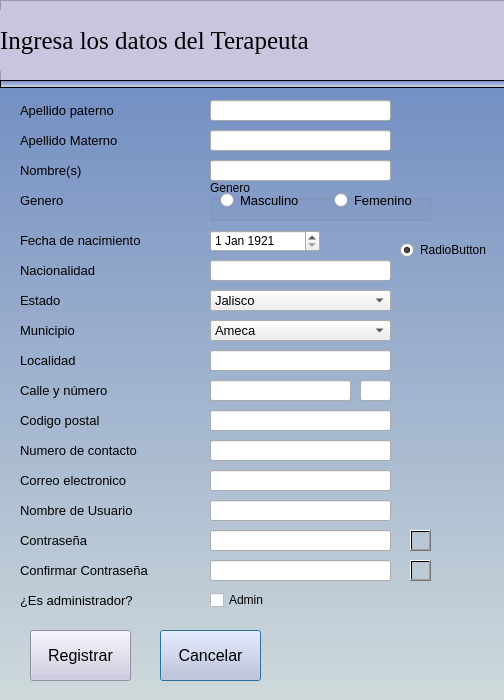
<?xml version="1.0" encoding="UTF-8"?>
<ui version="4.0">
 <class>DialogAgregarTerapeuta</class>
 <widget class="QDialog" name="DialogAgregarTerapeuta">
  <property name="geometry">
   <rect>
    <x>0</x>
    <y>0</y>
    <width>504</width>
    <height>700</height>
   </rect>
  </property>
  <property name="minimumSize">
   <size>
    <width>490</width>
    <height>700</height>
   </size>
  </property>
  <property name="windowTitle">
   <string>Dialog</string>
  </property>
  <widget class="QLabel" name="label">
   <property name="geometry">
    <rect>
     <x>-10</x>
     <y>-20</y>
     <width>541</width>
     <height>741</height>
    </rect>
   </property>
   <property name="minimumSize">
    <size>
     <width>480</width>
     <height>710</height>
    </size>
   </property>
   <property name="styleSheet">
    <string notr="true">background-color: qlineargradient(spread:pad, x1:0, y1:1, x2:0, y2:0, stop:0 rgba(210, 220, 220), stop:1 rgba(100, 130, 190));

</string>
   </property>
   <property name="text">
    <string/>
   </property>
  </widget>
  <widget class="QLabel" name="label_3">
   <property name="geometry">
    <rect>
     <x>20</x>
     <y>130</y>
     <width>101</width>
     <height>21</height>
    </rect>
   </property>
   <property name="font">
    <font>
     <pointsize>10</pointsize>
    </font>
   </property>
   <property name="text">
    <string>Apellido Materno</string>
   </property>
  </widget>
  <widget class="QLineEdit" name="leCorreoElectronico">
   <property name="geometry">
    <rect>
     <x>210</x>
     <y>470</y>
     <width>181</width>
     <height>21</height>
    </rect>
   </property>
   <property name="font">
    <font>
     <pointsize>10</pointsize>
    </font>
   </property>
   <property name="text">
    <string/>
   </property>
  </widget>
  <widget class="QLineEdit" name="leNombres">
   <property name="geometry">
    <rect>
     <x>210</x>
     <y>160</y>
     <width>181</width>
     <height>21</height>
    </rect>
   </property>
   <property name="font">
    <font>
     <pointsize>10</pointsize>
    </font>
   </property>
  </widget>
  <widget class="QLineEdit" name="leCalle">
   <property name="geometry">
    <rect>
     <x>210</x>
     <y>380</y>
     <width>141</width>
     <height>21</height>
    </rect>
   </property>
   <property name="font">
    <font>
     <pointsize>10</pointsize>
    </font>
   </property>
  </widget>
  <widget class="QLineEdit" name="leLoclidad">
   <property name="geometry">
    <rect>
     <x>210</x>
     <y>350</y>
     <width>181</width>
     <height>21</height>
    </rect>
   </property>
   <property name="font">
    <font>
     <pointsize>10</pointsize>
    </font>
   </property>
  </widget>
  <widget class="QLabel" name="label_5">
   <property name="geometry">
    <rect>
     <x>20</x>
     <y>230</y>
     <width>161</width>
     <height>21</height>
    </rect>
   </property>
   <property name="font">
    <font>
     <pointsize>10</pointsize>
    </font>
   </property>
   <property name="text">
    <string>Fecha de nacimiento</string>
   </property>
  </widget>
  <widget class="QLabel" name="label_17">
   <property name="geometry">
    <rect>
     <x>20</x>
     <y>500</y>
     <width>121</width>
     <height>21</height>
    </rect>
   </property>
   <property name="font">
    <font>
     <pointsize>10</pointsize>
    </font>
   </property>
   <property name="text">
    <string/>
   </property>
  </widget>
  <widget class="QLabel" name="label_22">
   <property name="geometry">
    <rect>
     <x>20</x>
     <y>590</y>
     <width>171</width>
     <height>21</height>
    </rect>
   </property>
   <property name="font">
    <font>
     <pointsize>10</pointsize>
    </font>
   </property>
   <property name="text">
    <string>¿Es administrador?</string>
   </property>
  </widget>
  <widget class="QLabel" name="label_16">
   <property name="geometry">
    <rect>
     <x>20</x>
     <y>470</y>
     <width>141</width>
     <height>21</height>
    </rect>
   </property>
   <property name="font">
    <font>
     <pointsize>10</pointsize>
    </font>
   </property>
   <property name="text">
    <string>Correo electronico</string>
   </property>
  </widget>
  <widget class="QLabel" name="label_18">
   <property name="geometry">
    <rect>
     <x>20</x>
     <y>260</y>
     <width>121</width>
     <height>21</height>
    </rect>
   </property>
   <property name="font">
    <font>
     <pointsize>10</pointsize>
    </font>
   </property>
   <property name="text">
    <string>Nacionalidad</string>
   </property>
  </widget>
  <widget class="QLineEdit" name="leCofirnarPassword">
   <property name="geometry">
    <rect>
     <x>210</x>
     <y>560</y>
     <width>181</width>
     <height>21</height>
    </rect>
   </property>
   <property name="font">
    <font>
     <pointsize>10</pointsize>
    </font>
   </property>
   <property name="text">
    <string/>
   </property>
   <property name="echoMode">
    <enum>QLineEdit::Password</enum>
   </property>
  </widget>
  <widget class="QLineEdit" name="leCodigoPostal">
   <property name="geometry">
    <rect>
     <x>210</x>
     <y>410</y>
     <width>181</width>
     <height>21</height>
    </rect>
   </property>
   <property name="font">
    <font>
     <pointsize>10</pointsize>
    </font>
   </property>
  </widget>
  <widget class="QLabel" name="label_21">
   <property name="geometry">
    <rect>
     <x>20</x>
     <y>560</y>
     <width>161</width>
     <height>21</height>
    </rect>
   </property>
   <property name="font">
    <font>
     <pointsize>10</pointsize>
    </font>
   </property>
   <property name="text">
    <string>Confirmar Contraseña</string>
   </property>
  </widget>
  <widget class="QLineEdit" name="leNombreUsuario">
   <property name="geometry">
    <rect>
     <x>210</x>
     <y>500</y>
     <width>181</width>
     <height>21</height>
    </rect>
   </property>
   <property name="font">
    <font>
     <pointsize>10</pointsize>
    </font>
   </property>
  </widget>
  <widget class="QPushButton" name="btnCancelar">
   <property name="geometry">
    <rect>
     <x>160</x>
     <y>630</y>
     <width>101</width>
     <height>51</height>
    </rect>
   </property>
   <property name="font">
    <font>
     <pointsize>12</pointsize>
    </font>
   </property>
   <property name="styleSheet">
    <string notr="true">background-color: rgb(255, 211, 160);
background-color: rgb(200, 198, 223);</string>
   </property>
   <property name="text">
    <string>Cancelar</string>
   </property>
  </widget>
  <widget class="QLineEdit" name="leNumeroCalle">
   <property name="geometry">
    <rect>
     <x>360</x>
     <y>380</y>
     <width>31</width>
     <height>21</height>
    </rect>
   </property>
   <property name="font">
    <font>
     <pointsize>10</pointsize>
    </font>
   </property>
  </widget>
  <widget class="QLabel" name="label_6">
   <property name="geometry">
    <rect>
     <x>20</x>
     <y>200</y>
     <width>131</width>
     <height>21</height>
    </rect>
   </property>
   <property name="font">
    <font>
     <pointsize>10</pointsize>
    </font>
   </property>
   <property name="text">
    <string/>
   </property>
  </widget>
  <widget class="QLineEdit" name="leNumeroContacto">
   <property name="geometry">
    <rect>
     <x>210</x>
     <y>440</y>
     <width>181</width>
     <height>21</height>
    </rect>
   </property>
   <property name="font">
    <font>
     <pointsize>10</pointsize>
    </font>
   </property>
  </widget>
  <widget class="QPushButton" name="btnRegistrar">
   <property name="geometry">
    <rect>
     <x>30</x>
     <y>630</y>
     <width>101</width>
     <height>51</height>
    </rect>
   </property>
   <property name="font">
    <font>
     <pointsize>12</pointsize>
    </font>
   </property>
   <property name="styleSheet">
    <string notr="true">background-color: rgb(180, 255, 199);
background-color: rgb(200, 198, 223);</string>
   </property>
   <property name="text">
    <string>Registrar</string>
   </property>
  </widget>
  <widget class="QLabel" name="label_4">
   <property name="geometry">
    <rect>
     <x>20</x>
     <y>160</y>
     <width>101</width>
     <height>21</height>
    </rect>
   </property>
   <property name="font">
    <font>
     <pointsize>10</pointsize>
    </font>
   </property>
   <property name="text">
    <string>Nombre(s)</string>
   </property>
  </widget>
  <widget class="QLineEdit" name="lePassword">
   <property name="geometry">
    <rect>
     <x>210</x>
     <y>530</y>
     <width>181</width>
     <height>21</height>
    </rect>
   </property>
   <property name="font">
    <font>
     <pointsize>10</pointsize>
    </font>
   </property>
   <property name="text">
    <string/>
   </property>
   <property name="echoMode">
    <enum>QLineEdit::Password</enum>
   </property>
  </widget>
  <widget class="QLabel" name="label_19">
   <property name="geometry">
    <rect>
     <x>20</x>
     <y>530</y>
     <width>141</width>
     <height>21</height>
    </rect>
   </property>
   <property name="font">
    <font>
     <pointsize>10</pointsize>
    </font>
   </property>
   <property name="text">
    <string>Contraseña</string>
   </property>
  </widget>
  <widget class="QLabel" name="label_20">
   <property name="geometry">
    <rect>
     <x>20</x>
     <y>500</y>
     <width>151</width>
     <height>21</height>
    </rect>
   </property>
   <property name="font">
    <font>
     <pointsize>10</pointsize>
    </font>
   </property>
   <property name="text">
    <string>Nombre de Usuario</string>
   </property>
  </widget>
  <widget class="QLabel" name="label_11">
   <property name="geometry">
    <rect>
     <x>20</x>
     <y>380</y>
     <width>121</width>
     <height>21</height>
    </rect>
   </property>
   <property name="font">
    <font>
     <pointsize>10</pointsize>
    </font>
   </property>
   <property name="text">
    <string>Calle y número</string>
   </property>
  </widget>
  <widget class="QLabel" name="label_9">
   <property name="geometry">
    <rect>
     <x>20</x>
     <y>290</y>
     <width>121</width>
     <height>21</height>
    </rect>
   </property>
   <property name="font">
    <font>
     <pointsize>10</pointsize>
    </font>
   </property>
   <property name="text">
    <string>Estado</string>
   </property>
  </widget>
  <widget class="QLabel" name="label_15">
   <property name="geometry">
    <rect>
     <x>20</x>
     <y>190</y>
     <width>121</width>
     <height>21</height>
    </rect>
   </property>
   <property name="font">
    <font>
     <pointsize>10</pointsize>
    </font>
   </property>
   <property name="text">
    <string>Genero</string>
   </property>
  </widget>
  <widget class="QLineEdit" name="leApellidoPaterno">
   <property name="geometry">
    <rect>
     <x>210</x>
     <y>100</y>
     <width>181</width>
     <height>21</height>
    </rect>
   </property>
   <property name="font">
    <font>
     <pointsize>10</pointsize>
    </font>
   </property>
  </widget>
  <widget class="QLineEdit" name="leApellidoMaterno">
   <property name="geometry">
    <rect>
     <x>210</x>
     <y>130</y>
     <width>181</width>
     <height>21</height>
    </rect>
   </property>
   <property name="font">
    <font>
     <pointsize>10</pointsize>
    </font>
   </property>
  </widget>
  <widget class="QLabel" name="label_14">
   <property name="geometry">
    <rect>
     <x>20</x>
     <y>440</y>
     <width>151</width>
     <height>21</height>
    </rect>
   </property>
   <property name="font">
    <font>
     <pointsize>10</pointsize>
    </font>
   </property>
   <property name="text">
    <string>Numero de contacto</string>
   </property>
  </widget>
  <widget class="QLabel" name="label_12">
   <property name="geometry">
    <rect>
     <x>20</x>
     <y>320</y>
     <width>121</width>
     <height>21</height>
    </rect>
   </property>
   <property name="font">
    <font>
     <pointsize>10</pointsize>
    </font>
   </property>
   <property name="text">
    <string>Municipio</string>
   </property>
  </widget>
  <widget class="QDateEdit" name="dateEdit">
   <property name="geometry">
    <rect>
     <x>210</x>
     <y>230</y>
     <width>110</width>
     <height>22</height>
    </rect>
   </property>
   <property name="dateTime">
    <datetime>
     <hour>0</hour>
     <minute>0</minute>
     <second>0</second>
     <year>1921</year>
     <month>1</month>
     <day>1</day>
    </datetime>
   </property>
   <property name="minimumDateTime">
    <datetime>
     <hour>1</hour>
     <minute>0</minute>
     <second>0</second>
     <year>1920</year>
     <month>9</month>
     <day>26</day>
    </datetime>
   </property>
  </widget>
  <widget class="QComboBox" name="cbEstado">
   <property name="geometry">
    <rect>
     <x>210</x>
     <y>290</y>
     <width>181</width>
     <height>21</height>
    </rect>
   </property>
   <property name="font">
    <font>
     <pointsize>10</pointsize>
    </font>
   </property>
   <item>
    <property name="text">
     <string>Jalisco</string>
    </property>
   </item>
  </widget>
  <widget class="QLineEdit" name="leNacionalidad">
   <property name="geometry">
    <rect>
     <x>210</x>
     <y>260</y>
     <width>181</width>
     <height>21</height>
    </rect>
   </property>
   <property name="font">
    <font>
     <pointsize>10</pointsize>
    </font>
   </property>
  </widget>
  <widget class="QLabel" name="label_10">
   <property name="geometry">
    <rect>
     <x>20</x>
     <y>350</y>
     <width>121</width>
     <height>21</height>
    </rect>
   </property>
   <property name="font">
    <font>
     <pointsize>10</pointsize>
    </font>
   </property>
   <property name="text">
    <string>Localidad</string>
   </property>
  </widget>
  <widget class="QPushButton" name="btnVerPas_2">
   <property name="geometry">
    <rect>
     <x>410</x>
     <y>560</y>
     <width>21</width>
     <height>21</height>
    </rect>
   </property>
   <property name="styleSheet">
    <string notr="true">background-color: qconicalgradient(cx:0.488, cy:0.494318, angle:123.4, stop:0 rgba(0, 0, 0, 0));
border-image: url(:/newPrefix/vision.png);</string>
   </property>
   <property name="text">
    <string/>
   </property>
  </widget>
  <widget class="QLabel" name="label_13">
   <property name="geometry">
    <rect>
     <x>20</x>
     <y>410</y>
     <width>121</width>
     <height>21</height>
    </rect>
   </property>
   <property name="font">
    <font>
     <pointsize>10</pointsize>
    </font>
   </property>
   <property name="text">
    <string>Codigo postal</string>
   </property>
  </widget>
  <widget class="QLabel" name="label_7">
   <property name="geometry">
    <rect>
     <x>20</x>
     <y>100</y>
     <width>131</width>
     <height>21</height>
    </rect>
   </property>
   <property name="font">
    <font>
     <pointsize>10</pointsize>
    </font>
   </property>
   <property name="text">
    <string>Apellido paterno</string>
   </property>
  </widget>
  <widget class="QComboBox" name="cbMunicipio">
   <property name="geometry">
    <rect>
     <x>210</x>
     <y>320</y>
     <width>181</width>
     <height>21</height>
    </rect>
   </property>
   <property name="font">
    <font>
     <pointsize>10</pointsize>
    </font>
   </property>
   <item>
    <property name="text">
     <string>Ameca</string>
    </property>
   </item>
  </widget>
  <widget class="QPushButton" name="btnVerPas_1">
   <property name="geometry">
    <rect>
     <x>410</x>
     <y>530</y>
     <width>21</width>
     <height>21</height>
    </rect>
   </property>
   <property name="styleSheet">
    <string notr="true">background-color: qconicalgradient(cx:0.488, cy:0.494318, angle:123.4, stop:0 rgba(0, 0, 0, 0));
border-image: url(:/newPrefix/vision.png);</string>
   </property>
   <property name="text">
    <string/>
   </property>
  </widget>
  <widget class="QFrame" name="frame">
   <property name="geometry">
    <rect>
     <x>0</x>
     <y>0</y>
     <width>531</width>
     <height>81</height>
    </rect>
   </property>
   <property name="styleSheet">
    <string notr="true">background-color: rgb(200, 198, 223);</string>
   </property>
   <property name="frameShape">
    <enum>QFrame::StyledPanel</enum>
   </property>
   <property name="frameShadow">
    <enum>QFrame::Raised</enum>
   </property>
   <widget class="QLabel" name="label_2">
    <property name="geometry">
     <rect>
      <x>0</x>
      <y>10</y>
      <width>401</width>
      <height>61</height>
     </rect>
    </property>
    <property name="font">
     <font>
      <family>Times New Roman</family>
      <pointsize>19</pointsize>
      <weight>9</weight>
      <italic>false</italic>
      <bold>false</bold>
     </font>
    </property>
    <property name="styleSheet">
     <string notr="true">
font: 75 19pt &quot;Times New Roman&quot;;</string>
    </property>
    <property name="text">
     <string>Ingresa los datos del Terapeuta</string>
    </property>
   </widget>
   <widget class="QLabel" name="label_23">
    <property name="geometry">
     <rect>
      <x>420</x>
      <y>10</y>
      <width>71</width>
      <height>71</height>
     </rect>
    </property>
    <property name="font">
     <font>
      <pointsize>10</pointsize>
     </font>
    </property>
    <property name="styleSheet">
     <string notr="true">image: url(:/newPrefix/terapeuta.png);</string>
    </property>
    <property name="text">
     <string/>
    </property>
   </widget>
  </widget>
  <widget class="QFrame" name="frame_2">
   <property name="geometry">
    <rect>
     <x>0</x>
     <y>80</y>
     <width>531</width>
     <height>8</height>
    </rect>
   </property>
   <property name="maximumSize">
    <size>
     <width>16777215</width>
     <height>8</height>
    </size>
   </property>
   <property name="styleSheet">
    <string notr="true">background-color: qlineargradient(spread:pad, x1:0, y1:1, x2:0, y2:0, stop:0 rgba(214, 225, 229), stop:1 rgba(109, 130, 198));
</string>
   </property>
   <property name="frameShape">
    <enum>QFrame::StyledPanel</enum>
   </property>
   <property name="frameShadow">
    <enum>QFrame::Raised</enum>
   </property>
  </widget>
  <widget class="QGroupBox" name="groupBox">
   <property name="geometry">
    <rect>
     <x>210</x>
     <y>180</y>
     <width>221</width>
     <height>41</height>
    </rect>
   </property>
   <property name="title">
    <string>Genero</string>
   </property>
   <widget class="QRadioButton" name="rbFemenino">
    <property name="geometry">
     <rect>
      <x>124</x>
      <y>10</y>
      <width>101</width>
      <height>20</height>
     </rect>
    </property>
    <property name="font">
     <font>
      <pointsize>10</pointsize>
     </font>
    </property>
    <property name="text">
     <string>Femenino</string>
    </property>
   </widget>
   <widget class="QRadioButton" name="rbMasculino">
    <property name="geometry">
     <rect>
      <x>10</x>
      <y>10</y>
      <width>111</width>
      <height>20</height>
     </rect>
    </property>
    <property name="font">
     <font>
      <pointsize>10</pointsize>
     </font>
    </property>
    <property name="text">
     <string>Masculino</string>
    </property>
   </widget>
  </widget>
  <widget class="QCheckBox" name="checkBox">
   <property name="geometry">
    <rect>
     <x>210</x>
     <y>590</y>
     <width>81</width>
     <height>20</height>
    </rect>
   </property>
   <property name="text">
    <string>Admin</string>
   </property>
  </widget>
  <widget class="QRadioButton" name="radioButton">
   <property name="geometry">
    <rect>
     <x>400</x>
     <y>240</y>
     <width>95</width>
     <height>20</height>
    </rect>
   </property>
   <property name="text">
    <string>RadioButton</string>
   </property>
   <property name="checkable">
    <bool>true</bool>
   </property>
   <property name="checked">
    <bool>true</bool>
   </property>
  </widget>
 </widget>
 <resources>
  <include location="../vistas/images/image.qrc"/>
 </resources>
 <connections/>
</ui>
